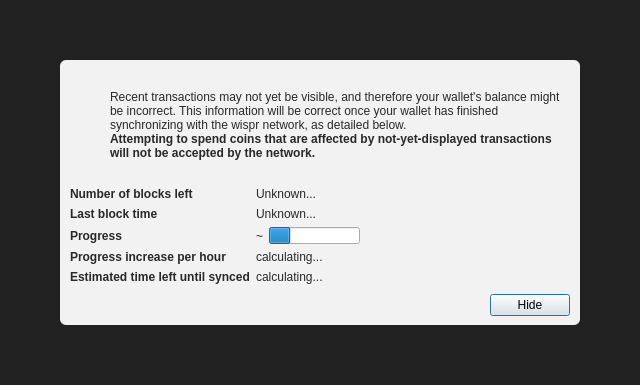
<?xml version="1.0" encoding="UTF-8"?>
<ui version="4.0">
 <class>ModalOverlay</class>
 <widget class="ModalOverlay" name="ModalOverlay">
  <property name="geometry">
   <rect>
    <x>0</x>
    <y>0</y>
    <width>640</width>
    <height>385</height>
   </rect>
  </property>
  <property name="windowTitle">
   <string>Form</string>
  </property>
  <layout class="QVBoxLayout" name="verticalLayout" stretch="0">
   <property name="sizeConstraint">
    <enum>QLayout::SetDefaultConstraint</enum>
   </property>
   <property name="leftMargin">
    <number>0</number>
   </property>
   <property name="topMargin">
    <number>0</number>
   </property>
   <property name="rightMargin">
    <number>0</number>
   </property>
   <property name="bottomMargin">
    <number>0</number>
   </property>
   <item>
    <widget class="QWidget" name="bgWidget" native="true">
     <property name="styleSheet">
      <string notr="true">#bgWidget { background: rgba(0,0,0,220); }</string>
     </property>
     <layout class="QVBoxLayout" name="verticalLayoutMain" stretch="1">
      <property name="leftMargin">
       <number>60</number>
      </property>
      <property name="topMargin">
       <number>60</number>
      </property>
      <property name="rightMargin">
       <number>60</number>
      </property>
      <property name="bottomMargin">
       <number>60</number>
      </property>
      <item>
       <widget class="QWidget" name="contentWidget" native="true">
        <property name="styleSheet">
         <string notr="true">#contentWidget { background: rgba(255,255,255,240); border-radius: 6px; }

QLabel { color: rgb(40,40,40);  }</string>
        </property>
        <layout class="QVBoxLayout" name="verticalLayoutSub" stretch="1,0,0,0">
         <property name="spacing">
          <number>0</number>
         </property>
         <property name="leftMargin">
          <number>10</number>
         </property>
         <property name="topMargin">
          <number>10</number>
         </property>
         <property name="rightMargin">
          <number>10</number>
         </property>
         <property name="bottomMargin">
          <number>10</number>
         </property>
         <item>
          <layout class="QHBoxLayout" name="horizontalLayoutIconText" stretch="0,1">
           <property name="topMargin">
            <number>20</number>
           </property>
           <item>
            <layout class="QVBoxLayout" name="verticalLayoutIcon">
             <property name="leftMargin">
              <number>0</number>
             </property>
             <item>
              <widget class="QPushButton" name="warningIcon">
               <property name="enabled">
                <bool>false</bool>
               </property>
               <property name="text">
                <string/>
               </property>
               <property name="icon">
                <iconset>
                 <normaloff>:/icons/warning</normaloff>
                 <disabledoff>:/icons/warning</disabledoff>:/icons/warning</iconset>
               </property>
               <property name="iconSize">
                <size>
                 <width>48</width>
                 <height>48</height>
                </size>
               </property>
               <property name="flat">
                <bool>true</bool>
               </property>
              </widget>
             </item>
             <item>
              <spacer name="verticalSpacerWarningIcon">
               <property name="orientation">
                <enum>Qt::Vertical</enum>
               </property>
               <property name="sizeHint" stdset="0">
                <size>
                 <width>20</width>
                 <height>40</height>
                </size>
               </property>
              </spacer>
             </item>
            </layout>
           </item>
           <item>
            <layout class="QVBoxLayout" name="verticalLayoutInfoText">
             <property name="leftMargin">
              <number>0</number>
             </property>
             <property name="topMargin">
              <number>0</number>
             </property>
             <item>
              <widget class="QLabel" name="infoText">
               <property name="text">
                <string>Recent transactions may not yet be visible, and therefore your wallet's balance might be incorrect. This information will be correct once your wallet has finished synchronizing with the wispr network, as detailed below.</string>
               </property>
               <property name="textFormat">
                <enum>Qt::RichText</enum>
               </property>
               <property name="wordWrap">
                <bool>true</bool>
               </property>
              </widget>
             </item>
             <item>
              <widget class="QLabel" name="infoTextStrong">
               <property name="font">
                <font>
                 <weight>75</weight>
                 <bold>true</bold>
                </font>
               </property>
               <property name="text">
                <string>Attempting to spend coins that are affected by not-yet-displayed transactions will not be accepted by the network.</string>
               </property>
               <property name="textFormat">
                <enum>Qt::RichText</enum>
               </property>
               <property name="wordWrap">
                <bool>true</bool>
               </property>
              </widget>
             </item>
             <item>
              <spacer name="verticalSpacerInTextSpace">
               <property name="orientation">
                <enum>Qt::Vertical</enum>
               </property>
               <property name="sizeHint" stdset="0">
                <size>
                 <width>20</width>
                 <height>40</height>
                </size>
               </property>
              </spacer>
             </item>
            </layout>
           </item>
          </layout>
         </item>
         <item>
          <spacer name="verticalSpacerAfterText">
           <property name="orientation">
            <enum>Qt::Vertical</enum>
           </property>
           <property name="sizeHint" stdset="0">
            <size>
             <width>20</width>
             <height>40</height>
            </size>
           </property>
          </spacer>
         </item>
         <item>
          <layout class="QFormLayout" name="formLayout">
           <property name="fieldGrowthPolicy">
            <enum>QFormLayout::FieldsStayAtSizeHint</enum>
           </property>
           <property name="horizontalSpacing">
            <number>6</number>
           </property>
           <property name="verticalSpacing">
            <number>6</number>
           </property>
           <property name="topMargin">
            <number>10</number>
           </property>
           <item row="0" column="0">
            <widget class="QLabel" name="labelNumberOfBlocksLeft">
             <property name="font">
              <font>
               <weight>75</weight>
               <bold>true</bold>
              </font>
             </property>
             <property name="text">
              <string>Number of blocks left</string>
             </property>
            </widget>
           </item>
           <item row="0" column="1">
            <widget class="QLabel" name="numberOfBlocksLeft">
             <property name="text">
              <string>Unknown...</string>
             </property>
            </widget>
           </item>
           <item row="1" column="0">
            <widget class="QLabel" name="labelLastBlockTime">
             <property name="font">
              <font>
               <weight>75</weight>
               <bold>true</bold>
              </font>
             </property>
             <property name="text">
              <string>Last block time</string>
             </property>
            </widget>
           </item>
           <item row="1" column="1">
            <widget class="QLabel" name="newestBlockDate">
             <property name="sizePolicy">
              <sizepolicy hsizetype="Maximum" vsizetype="Preferred">
               <horstretch>0</horstretch>
               <verstretch>0</verstretch>
              </sizepolicy>
             </property>
             <property name="text">
              <string>Unknown...</string>
             </property>
            </widget>
           </item>
           <item row="2" column="0">
            <widget class="QLabel" name="labelSyncDone">
             <property name="font">
              <font>
               <weight>75</weight>
               <bold>true</bold>
              </font>
             </property>
             <property name="text">
              <string>Progress</string>
             </property>
            </widget>
           </item>
           <item row="2" column="1">
            <layout class="QHBoxLayout" name="horizontalLayoutSync" stretch="0,1">
             <item>
              <widget class="QLabel" name="percentageProgress">
               <property name="text">
                <string notr="true">~</string>
               </property>
              </widget>
             </item>
             <item>
              <widget class="QProgressBar" name="progressBar">
               <property name="value">
                <number>24</number>
               </property>
               <property name="format">
                <string/>
               </property>
              </widget>
             </item>
            </layout>
           </item>
           <item row="4" column="0">
            <widget class="QLabel" name="labelProgressIncrease">
             <property name="font">
              <font>
               <weight>75</weight>
               <bold>true</bold>
              </font>
             </property>
             <property name="text">
              <string>Progress increase per hour</string>
             </property>
            </widget>
           </item>
           <item row="4" column="1">
            <widget class="QLabel" name="progressIncreasePerH">
             <property name="text">
              <string>calculating...</string>
             </property>
            </widget>
           </item>
           <item row="5" column="0">
            <widget class="QLabel" name="labelEstimatedTimeLeft">
             <property name="font">
              <font>
               <weight>75</weight>
               <bold>true</bold>
              </font>
             </property>
             <property name="text">
              <string>Estimated time left until synced</string>
             </property>
            </widget>
           </item>
           <item row="5" column="1">
            <widget class="QLabel" name="expectedTimeLeft">
             <property name="text">
              <string>calculating...</string>
             </property>
            </widget>
           </item>
          </layout>
         </item>
         <item>
          <layout class="QHBoxLayout" name="horizontalLayoutButtons">
           <property name="leftMargin">
            <number>10</number>
           </property>
           <property name="topMargin">
            <number>10</number>
           </property>
           <item>
            <spacer name="horizontalSpacer">
             <property name="orientation">
              <enum>Qt::Horizontal</enum>
             </property>
             <property name="sizeHint" stdset="0">
              <size>
               <width>40</width>
               <height>20</height>
              </size>
             </property>
            </spacer>
           </item>
           <item>
            <widget class="QPushButton" name="closeButton">
             <property name="text">
              <string>Hide</string>
             </property>
             <property name="focusPolicy">
              <enum>Qt::StrongFocus</enum>
             </property>
             <property name="default">
              <bool>true</bool>
             </property>
            </widget>
           </item>
          </layout>
         </item>
        </layout>
       </widget>
      </item>
     </layout>
    </widget>
   </item>
  </layout>
 </widget>
 <customwidgets>
  <customwidget>
   <class>ModalOverlay</class>
   <extends>QWidget</extends>
   <header>qt/modaloverlay.h</header>
   <container>1</container>
  </customwidget>
 </customwidgets>
 <resources/>
 <connections/>
</ui>
